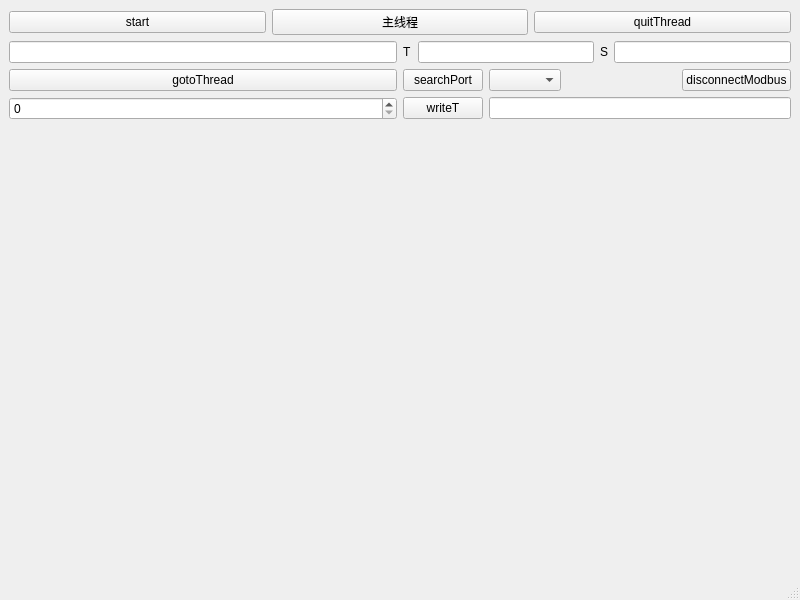
<?xml version="1.0" encoding="UTF-8"?>
<ui version="4.0">
 <class>MainWindow</class>
 <widget class="QMainWindow" name="MainWindow">
  <property name="geometry">
   <rect>
    <x>0</x>
    <y>0</y>
    <width>800</width>
    <height>600</height>
   </rect>
  </property>
  <property name="windowTitle">
   <string>MainWindow</string>
  </property>
  <widget class="QWidget" name="centralwidget">
   <layout class="QGridLayout" name="gridLayout">
    <item row="0" column="0">
     <layout class="QVBoxLayout" name="verticalLayout_4">
      <item>
       <layout class="QHBoxLayout" name="horizontalLayout_3">
        <item>
         <widget class="QPushButton" name="pushButton_start">
          <property name="text">
           <string>start</string>
          </property>
         </widget>
        </item>
        <item>
         <widget class="QPushButton" name="pushButton_mainThread">
          <property name="text">
           <string>主线程</string>
          </property>
         </widget>
        </item>
        <item>
         <widget class="QPushButton" name="pushButton_quitThread">
          <property name="text">
           <string>quitThread</string>
          </property>
         </widget>
        </item>
       </layout>
      </item>
      <item>
       <layout class="QHBoxLayout" name="horizontalLayout_7">
        <item>
         <layout class="QVBoxLayout" name="verticalLayout_3">
          <item>
           <widget class="QLineEdit" name="lineEdit"/>
          </item>
          <item>
           <layout class="QVBoxLayout" name="verticalLayout">
            <item>
             <widget class="QPushButton" name="pushButton_intoThread">
              <property name="text">
               <string>gotoThread</string>
              </property>
             </widget>
            </item>
            <item>
             <widget class="QSpinBox" name="spinBox"/>
            </item>
           </layout>
          </item>
         </layout>
        </item>
        <item>
         <layout class="QVBoxLayout" name="verticalLayout_2">
          <item>
           <layout class="QHBoxLayout" name="horizontalLayout_6">
            <item>
             <layout class="QHBoxLayout" name="horizontalLayout_2">
              <item>
               <widget class="QLabel" name="label">
                <property name="text">
                 <string>T</string>
                </property>
               </widget>
              </item>
              <item>
               <widget class="QLineEdit" name="readT"/>
              </item>
             </layout>
            </item>
            <item>
             <layout class="QHBoxLayout" name="horizontalLayout">
              <item>
               <widget class="QLabel" name="label_2">
                <property name="text">
                 <string>S</string>
                </property>
               </widget>
              </item>
              <item>
               <widget class="QLineEdit" name="readS"/>
              </item>
             </layout>
            </item>
           </layout>
          </item>
          <item>
           <layout class="QHBoxLayout" name="horizontalLayout_4">
            <item>
             <widget class="QPushButton" name="searchPort">
              <property name="text">
               <string>searchPort</string>
              </property>
             </widget>
            </item>
            <item>
             <widget class="QComboBox" name="serialBox"/>
            </item>
            <item>
             <spacer name="horizontalSpacer">
              <property name="orientation">
               <enum>Qt::Horizontal</enum>
              </property>
              <property name="sizeHint" stdset="0">
               <size>
                <width>40</width>
                <height>20</height>
               </size>
              </property>
             </spacer>
            </item>
            <item>
             <widget class="QPushButton" name="connectModbus">
              <property name="text">
               <string>disconnectModbus</string>
              </property>
             </widget>
            </item>
           </layout>
          </item>
          <item>
           <layout class="QHBoxLayout" name="horizontalLayout_5">
            <item>
             <widget class="QPushButton" name="writeT">
              <property name="text">
               <string>writeT</string>
              </property>
             </widget>
            </item>
            <item>
             <widget class="QLineEdit" name="torque"/>
            </item>
           </layout>
          </item>
         </layout>
        </item>
       </layout>
      </item>
     </layout>
    </item>
    <item row="1" column="0">
     <spacer name="verticalSpacer">
      <property name="orientation">
       <enum>Qt::Vertical</enum>
      </property>
      <property name="sizeHint" stdset="0">
       <size>
        <width>20</width>
        <height>40</height>
       </size>
      </property>
     </spacer>
    </item>
   </layout>
  </widget>
  <widget class="QMenuBar" name="menubar">
   <property name="geometry">
    <rect>
     <x>0</x>
     <y>0</y>
     <width>800</width>
     <height>23</height>
    </rect>
   </property>
  </widget>
  <widget class="QStatusBar" name="statusbar"/>
 </widget>
 <resources/>
 <connections/>
</ui>
